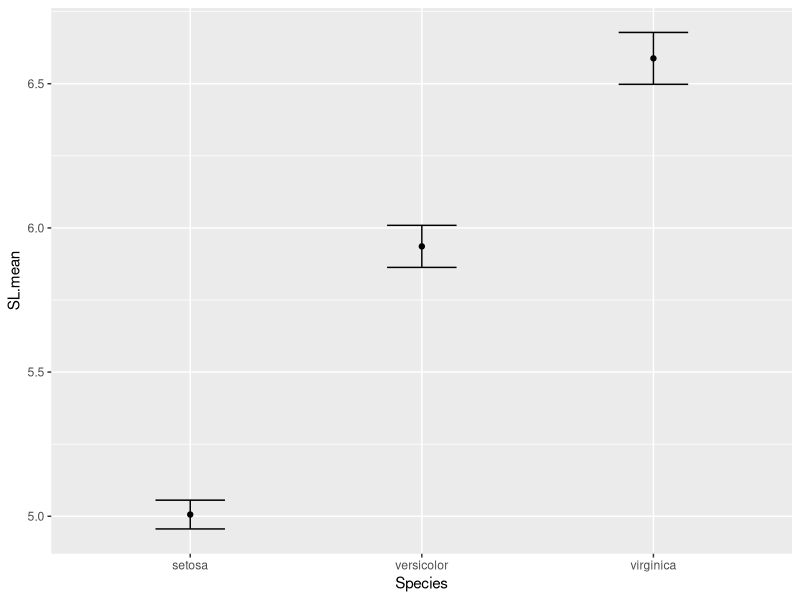

Reproduce this figure in R.
######################################
# Minimalistic .R test file
# See R.ipynb for more robust tests.
######################################

# Show paths of R.exe and import paths
print(file.path(R.home("bin"), "R"))
print(.libPaths())

# Test imports
library(tidyverse)
library(ggplot2)
library(datasets)

# Test tidyverse packages
data(iris)
iris.means <- iris %>%
  group_by(Species) %>%
  summarize(SL.mean = mean(Sepal.Length),
            SL.se = sd(Sepal.Length)/sqrt(n()))
print(iris.means)

ggplot(
  data=iris.means,
  mapping=aes(x = Species, y = SL.mean)
) +
geom_point() +
geom_errorbar(
  mapping=aes(ymin = SL.mean - SL.se, ymax = SL.mean + SL.se),
  width = 0.3
)
